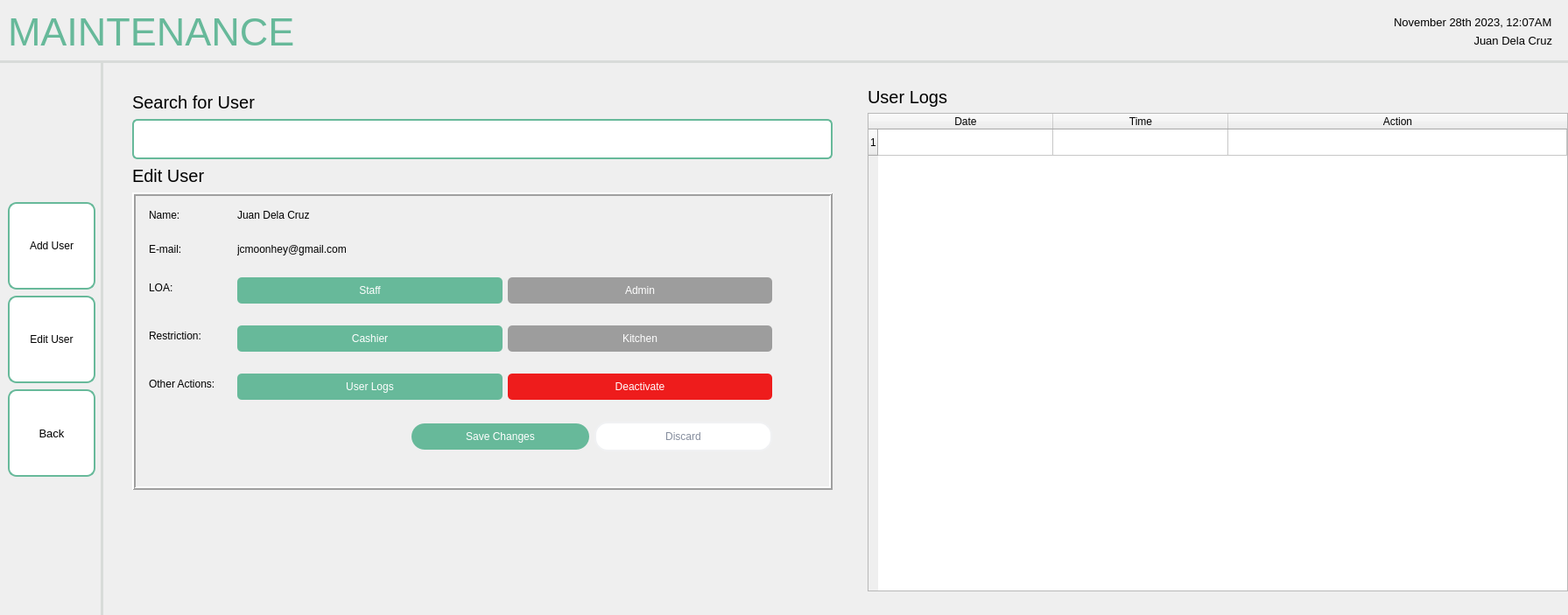
<?xml version="1.0" encoding="UTF-8"?>
<ui version="4.0">
 <class>MainWindow</class>
 <widget class="QMainWindow" name="MainWindow">
  <property name="geometry">
   <rect>
    <x>0</x>
    <y>0</y>
    <width>1791</width>
    <height>703</height>
   </rect>
  </property>
  <property name="windowTitle">
   <string>MainWindow</string>
  </property>
  <widget class="QWidget" name="centralwidget">
   <layout class="QHBoxLayout" name="horizontalLayout">
    <property name="spacing">
     <number>0</number>
    </property>
    <property name="leftMargin">
     <number>0</number>
    </property>
    <property name="topMargin">
     <number>0</number>
    </property>
    <property name="rightMargin">
     <number>0</number>
    </property>
    <property name="bottomMargin">
     <number>0</number>
    </property>
    <item>
     <widget class="QFrame" name="frame">
      <property name="sizePolicy">
       <sizepolicy hsizetype="Preferred" vsizetype="Preferred">
        <horstretch>0</horstretch>
        <verstretch>0</verstretch>
       </sizepolicy>
      </property>
      <property name="frameShape">
       <enum>QFrame::NoFrame</enum>
      </property>
      <property name="frameShadow">
       <enum>QFrame::Plain</enum>
      </property>
      <layout class="QGridLayout" name="gridLayout">
       <property name="leftMargin">
        <number>0</number>
       </property>
       <property name="topMargin">
        <number>0</number>
       </property>
       <property name="rightMargin">
        <number>0</number>
       </property>
       <property name="bottomMargin">
        <number>0</number>
       </property>
       <property name="spacing">
        <number>0</number>
       </property>
       <item row="1" column="0">
        <widget class="QWidget" name="navbar" native="true">
         <property name="sizePolicy">
          <sizepolicy hsizetype="Fixed" vsizetype="Preferred">
           <horstretch>0</horstretch>
           <verstretch>0</verstretch>
          </sizepolicy>
         </property>
         <property name="styleSheet">
          <string notr="true">QWidget {
    border-right: 3px solid #D8DBD9;
}
</string>
         </property>
         <layout class="QVBoxLayout" name="verticalLayout_2">
          <property name="spacing">
           <number>7</number>
          </property>
          <item>
           <spacer name="verticalSpacer">
            <property name="orientation">
             <enum>Qt::Vertical</enum>
            </property>
            <property name="sizeHint" stdset="0">
             <size>
              <width>20</width>
              <height>40</height>
             </size>
            </property>
           </spacer>
          </item>
          <item>
           <widget class="QPushButton" name="pushButton_10">
            <property name="minimumSize">
             <size>
              <width>100</width>
              <height>100</height>
             </size>
            </property>
            <property name="maximumSize">
             <size>
              <width>100</width>
              <height>100</height>
             </size>
            </property>
            <property name="styleSheet">
             <string notr="true">QPushButton {
    background-color: white;
    border: 2px solid #67B99A;
    color: black;
    padding: 8px 16px;
    border-radius: 10px;
}

QPushButton:hover {
    border: 2px solid #4D926D;
}

QPushButton:pressed {
	background-color: #F0F0F0;
	border: 2px solid #265C42;
}</string>
            </property>
            <property name="text">
             <string>Add User</string>
            </property>
           </widget>
          </item>
          <item>
           <widget class="QPushButton" name="pushButton_11">
            <property name="minimumSize">
             <size>
              <width>100</width>
              <height>100</height>
             </size>
            </property>
            <property name="maximumSize">
             <size>
              <width>100</width>
              <height>100</height>
             </size>
            </property>
            <property name="styleSheet">
             <string notr="true">QPushButton {
    background-color: white;
    border: 2px solid #67B99A;
    color: black;
    padding: 8px 16px;
    border-radius: 10px;
}

QPushButton:hover {
    border: 2px solid #4D926D;
}

QPushButton:pressed {
	background-color: #F0F0F0;
	border: 2px solid #265C42;
}</string>
            </property>
            <property name="text">
             <string>Edit User</string>
            </property>
           </widget>
          </item>
          <item>
           <widget class="QPushButton" name="pushButton">
            <property name="sizePolicy">
             <sizepolicy hsizetype="Fixed" vsizetype="Fixed">
              <horstretch>0</horstretch>
              <verstretch>0</verstretch>
             </sizepolicy>
            </property>
            <property name="minimumSize">
             <size>
              <width>100</width>
              <height>100</height>
             </size>
            </property>
            <property name="maximumSize">
             <size>
              <width>100</width>
              <height>100</height>
             </size>
            </property>
            <property name="font">
             <font>
              <pointsize>10</pointsize>
             </font>
            </property>
            <property name="styleSheet">
             <string notr="true">QPushButton {
    background-color: white;
    border: 2px solid #67B99A;
    color: black;
    padding: 8px 16px;
    border-radius: 10px;
}

QPushButton:hover {
    border: 2px solid #4D926D;
}

QPushButton:pressed {
	background-color: #F0F0F0;
	border: 2px solid #265C42;
}</string>
            </property>
            <property name="text">
             <string>Back</string>
            </property>
            <property name="icon">
             <iconset resource="logo1.qrc">
              <normaloff>:/newPrefix/entypo_back.png</normaloff>:/newPrefix/entypo_back.png</iconset>
            </property>
            <property name="autoRepeat">
             <bool>false</bool>
            </property>
           </widget>
          </item>
          <item>
           <spacer name="verticalSpacer_3">
            <property name="orientation">
             <enum>Qt::Vertical</enum>
            </property>
            <property name="sizeHint" stdset="0">
             <size>
              <width>20</width>
              <height>40</height>
             </size>
            </property>
           </spacer>
          </item>
         </layout>
        </widget>
       </item>
       <item row="1" column="1">
        <widget class="QWidget" name="Content" native="true">
         <layout class="QVBoxLayout" name="verticalLayout_4">
          <property name="rightMargin">
           <number>0</number>
          </property>
          <item>
           <widget class="QWidget" name="widget_2" native="true">
            <layout class="QHBoxLayout" name="horizontalLayout_7">
             <property name="rightMargin">
              <number>0</number>
             </property>
             <item>
              <widget class="QWidget" name="leftcontent" native="true">
               <property name="sizePolicy">
                <sizepolicy hsizetype="Preferred" vsizetype="Preferred">
                 <horstretch>0</horstretch>
                 <verstretch>0</verstretch>
                </sizepolicy>
               </property>
               <layout class="QVBoxLayout" name="verticalLayout_3">
                <property name="spacing">
                 <number>7</number>
                </property>
                <property name="leftMargin">
                 <number>15</number>
                </property>
                <property name="topMargin">
                 <number>15</number>
                </property>
                <property name="rightMargin">
                 <number>0</number>
                </property>
                <property name="bottomMargin">
                 <number>0</number>
                </property>
                <item>
                 <widget class="QLabel" name="label_4">
                  <property name="font">
                   <font>
                    <pointsize>15</pointsize>
                   </font>
                  </property>
                  <property name="text">
                   <string>Search for User</string>
                  </property>
                 </widget>
                </item>
                <item>
                 <widget class="QLineEdit" name="lineEdit">
                  <property name="sizePolicy">
                   <sizepolicy hsizetype="Fixed" vsizetype="Fixed">
                    <horstretch>0</horstretch>
                    <verstretch>0</verstretch>
                   </sizepolicy>
                  </property>
                  <property name="minimumSize">
                   <size>
                    <width>800</width>
                    <height>46</height>
                   </size>
                  </property>
                  <property name="maximumSize">
                   <size>
                    <width>800</width>
                    <height>46</height>
                   </size>
                  </property>
                  <property name="styleSheet">
                   <string notr="true">QLineEdit {
    padding: 5px;
    border: 2px solid #67B99A;
    border-radius: 6px;
    background-color: #FFFFFF;
    selection-background-color: darkgray;
}</string>
                  </property>
                 </widget>
                </item>
                <item>
                 <widget class="QLabel" name="edituser">
                  <property name="font">
                   <font>
                    <pointsize>15</pointsize>
                   </font>
                  </property>
                  <property name="text">
                   <string>Edit User</string>
                  </property>
                 </widget>
                </item>
                <item>
                 <widget class="QFrame" name="frame_3">
                  <property name="sizePolicy">
                   <sizepolicy hsizetype="Fixed" vsizetype="Preferred">
                    <horstretch>0</horstretch>
                    <verstretch>0</verstretch>
                   </sizepolicy>
                  </property>
                  <property name="minimumSize">
                   <size>
                    <width>800</width>
                    <height>0</height>
                   </size>
                  </property>
                  <property name="maximumSize">
                   <size>
                    <width>800</width>
                    <height>16777215</height>
                   </size>
                  </property>
                  <property name="frameShape">
                   <enum>QFrame::Box</enum>
                  </property>
                  <property name="frameShadow">
                   <enum>QFrame::Raised</enum>
                  </property>
                  <property name="lineWidth">
                   <number>2</number>
                  </property>
                  <layout class="QVBoxLayout" name="verticalLayout_6">
                   <property name="spacing">
                    <number>0</number>
                   </property>
                   <property name="leftMargin">
                    <number>15</number>
                   </property>
                   <property name="topMargin">
                    <number>15</number>
                   </property>
                   <property name="rightMargin">
                    <number>15</number>
                   </property>
                   <property name="bottomMargin">
                    <number>15</number>
                   </property>
                   <item>
                    <widget class="QWidget" name="contents" native="true">
                     <property name="styleSheet">
                      <string notr="true"/>
                     </property>
                     <layout class="QFormLayout" name="formLayout">
                      <property name="rowWrapPolicy">
                       <enum>QFormLayout::DontWrapRows</enum>
                      </property>
                      <property name="horizontalSpacing">
                       <number>25</number>
                      </property>
                      <property name="verticalSpacing">
                       <number>25</number>
                      </property>
                      <property name="leftMargin">
                       <number>0</number>
                      </property>
                      <property name="topMargin">
                       <number>0</number>
                      </property>
                      <property name="rightMargin">
                       <number>50</number>
                      </property>
                      <property name="bottomMargin">
                       <number>0</number>
                      </property>
                      <item row="1" column="0">
                       <widget class="QLabel" name="label_6">
                        <property name="text">
                         <string>Name:</string>
                        </property>
                       </widget>
                      </item>
                      <item row="1" column="1">
                       <widget class="QLabel" name="label_7">
                        <property name="text">
                         <string>Juan Dela Cruz</string>
                        </property>
                       </widget>
                      </item>
                      <item row="2" column="0">
                       <widget class="QLabel" name="label_8">
                        <property name="text">
                         <string>E-mail:</string>
                        </property>
                       </widget>
                      </item>
                      <item row="2" column="1">
                       <widget class="QLabel" name="label_9">
                        <property name="text">
                         <string>jcmoonhey@gmail.com</string>
                        </property>
                       </widget>
                      </item>
                      <item row="3" column="0">
                       <widget class="QLabel" name="label_10">
                        <property name="text">
                         <string>LOA:</string>
                        </property>
                       </widget>
                      </item>
                      <item row="3" column="1">
                       <widget class="QWidget" name="widget_4" native="true">
                        <layout class="QHBoxLayout" name="horizontalLayout_3">
                         <property name="leftMargin">
                          <number>0</number>
                         </property>
                         <property name="topMargin">
                          <number>0</number>
                         </property>
                         <property name="rightMargin">
                          <number>0</number>
                         </property>
                         <property name="bottomMargin">
                          <number>0</number>
                         </property>
                         <item>
                          <widget class="QPushButton" name="pushButton_2">
                           <property name="styleSheet">
                            <string notr="true">QPushButton {
    background-color: #67B99A;
    color: white;
    padding: 8px 16px;
    border-radius: 5px;
}
QPushButton:hover {
    background-color: #5CAE8B;
}
QPushButton:pressed {
    background-color: #4D9C7F;
}</string>
                           </property>
                           <property name="text">
                            <string>Staff</string>
                           </property>
                          </widget>
                         </item>
                         <item>
                          <widget class="QPushButton" name="pushButton_3">
                           <property name="styleSheet">
                            <string notr="true">QPushButton {
    background-color: #9D9D9D;
    color: white;
    padding: 8px 16px;
    border-radius: 5px;
}
QPushButton:hover {
    background-color: #7A7A7A;
}
QPushButton:pressed {
    background-color: #666666;
}</string>
                           </property>
                           <property name="text">
                            <string>Admin</string>
                           </property>
                          </widget>
                         </item>
                        </layout>
                       </widget>
                      </item>
                      <item row="4" column="0">
                       <widget class="QLabel" name="label_11">
                        <property name="text">
                         <string>Restriction:</string>
                        </property>
                       </widget>
                      </item>
                      <item row="4" column="1">
                       <widget class="QWidget" name="widget_5" native="true">
                        <layout class="QHBoxLayout" name="horizontalLayout_4">
                         <property name="leftMargin">
                          <number>0</number>
                         </property>
                         <property name="topMargin">
                          <number>0</number>
                         </property>
                         <property name="rightMargin">
                          <number>0</number>
                         </property>
                         <property name="bottomMargin">
                          <number>0</number>
                         </property>
                         <item>
                          <widget class="QPushButton" name="pushButton_4">
                           <property name="styleSheet">
                            <string notr="true">QPushButton {
    background-color: #67B99A;
    color: white;
    padding: 8px 16px;
    border-radius: 5px;
}
QPushButton:hover {
    background-color: #5CAE8B;
}
QPushButton:pressed {
    background-color: #4D9C7F;
}</string>
                           </property>
                           <property name="text">
                            <string>Cashier</string>
                           </property>
                          </widget>
                         </item>
                         <item>
                          <widget class="QPushButton" name="pushButton_5">
                           <property name="styleSheet">
                            <string notr="true">QPushButton {
    background-color: #9D9D9D;
    color: white;
    padding: 8px 16px;
    border-radius: 5px;
}
QPushButton:hover {
    background-color: #7A7A7A;
}
QPushButton:pressed {
    background-color: #666666;
}</string>
                           </property>
                           <property name="text">
                            <string>Kitchen</string>
                           </property>
                          </widget>
                         </item>
                        </layout>
                       </widget>
                      </item>
                      <item row="5" column="0">
                       <widget class="QLabel" name="label_12">
                        <property name="text">
                         <string>Other Actions:</string>
                        </property>
                       </widget>
                      </item>
                      <item row="5" column="1">
                       <widget class="QWidget" name="widget_6" native="true">
                        <layout class="QHBoxLayout" name="horizontalLayout_5">
                         <property name="leftMargin">
                          <number>0</number>
                         </property>
                         <property name="topMargin">
                          <number>0</number>
                         </property>
                         <property name="rightMargin">
                          <number>0</number>
                         </property>
                         <property name="bottomMargin">
                          <number>0</number>
                         </property>
                         <item>
                          <widget class="QPushButton" name="pushButton_6">
                           <property name="styleSheet">
                            <string notr="true">QPushButton {
    background-color: #67B99A;
    color: white;
    padding: 8px 16px;
    border-radius: 5px;
}
QPushButton:hover {
    background-color: #5CAE8B;
}
QPushButton:pressed {
    background-color: #4D9C7F;
}</string>
                           </property>
                           <property name="text">
                            <string>User Logs</string>
                           </property>
                          </widget>
                         </item>
                         <item>
                          <widget class="QPushButton" name="pushButton_7">
                           <property name="styleSheet">
                            <string notr="true">QPushButton {
    background-color: #EE1C1C;
    color: white;
    padding: 8px 16px;
    border-radius: 5px;
}
QPushButton:hover {
    background-color: #FF4545;
}
QPushButton:pressed {
    background-color: #CC0000;
}</string>
                           </property>
                           <property name="text">
                            <string>Deactivate</string>
                           </property>
                          </widget>
                         </item>
                        </layout>
                       </widget>
                      </item>
                     </layout>
                    </widget>
                   </item>
                   <item>
                    <widget class="QWidget" name="buttons" native="true">
                     <layout class="QHBoxLayout" name="horizontalLayout_6">
                      <property name="leftMargin">
                       <number>0</number>
                      </property>
                      <property name="topMargin">
                       <number>25</number>
                      </property>
                      <property name="rightMargin">
                       <number>50</number>
                      </property>
                      <property name="bottomMargin">
                       <number>25</number>
                      </property>
                      <item>
                       <spacer name="horizontalSpacer_5">
                        <property name="orientation">
                         <enum>Qt::Horizontal</enum>
                        </property>
                        <property name="sizeType">
                         <enum>QSizePolicy::Fixed</enum>
                        </property>
                        <property name="sizeHint" stdset="0">
                         <size>
                          <width>300</width>
                          <height>20</height>
                         </size>
                        </property>
                       </spacer>
                      </item>
                      <item>
                       <widget class="QPushButton" name="pushButton_8">
                        <property name="styleSheet">
                         <string notr="true">QPushButton {
    background-color: #67B99A;
    color: white;
    padding: 8px 16px;
    border-radius: 15px;
}
QPushButton:hover {
    background-color: #5CAE8B;
}
QPushButton:pressed {
    background-color: #4D9C7F;
}</string>
                        </property>
                        <property name="text">
                         <string>Save Changes</string>
                        </property>
                       </widget>
                      </item>
                      <item>
                       <widget class="QPushButton" name="pushButton_9">
                        <property name="styleSheet">
                         <string notr="true">QPushButton {
    background-color: white;
    color: #858D9D;
    border: 2px solid #F0F1F3;
    padding: 8px 16px;
    border-radius: 15px;
}
QPushButton:hover {
    background-color: #F0F1F3;
}
QPushButton:pressed {
    background-color: #D9D9D9;
    border-color: #BEC3C9;
}
</string>
                        </property>
                        <property name="text">
                         <string>Discard</string>
                        </property>
                       </widget>
                      </item>
                     </layout>
                    </widget>
                   </item>
                  </layout>
                 </widget>
                </item>
                <item>
                 <spacer name="verticalSpacer_2">
                  <property name="orientation">
                   <enum>Qt::Vertical</enum>
                  </property>
                  <property name="sizeHint" stdset="0">
                   <size>
                    <width>20</width>
                    <height>40</height>
                   </size>
                  </property>
                 </spacer>
                </item>
               </layout>
              </widget>
             </item>
             <item>
              <widget class="QWidget" name="rightcontent" native="true">
               <layout class="QVBoxLayout" name="verticalLayout_5">
                <property name="leftMargin">
                 <number>25</number>
                </property>
                <property name="rightMargin">
                 <number>0</number>
                </property>
                <item>
                 <widget class="QLabel" name="label_13">
                  <property name="font">
                   <font>
                    <pointsize>15</pointsize>
                   </font>
                  </property>
                  <property name="text">
                   <string>User Logs</string>
                  </property>
                 </widget>
                </item>
                <item>
                 <widget class="QTableWidget" name="tableWidget">
                  <property name="sizePolicy">
                   <sizepolicy hsizetype="Fixed" vsizetype="Expanding">
                    <horstretch>0</horstretch>
                    <verstretch>0</verstretch>
                   </sizepolicy>
                  </property>
                  <property name="minimumSize">
                   <size>
                    <width>800</width>
                    <height>0</height>
                   </size>
                  </property>
                  <property name="maximumSize">
                   <size>
                    <width>800</width>
                    <height>16777215</height>
                   </size>
                  </property>
                  <attribute name="horizontalHeaderDefaultSectionSize">
                   <number>200</number>
                  </attribute>
                  <attribute name="horizontalHeaderStretchLastSection">
                   <bool>true</bool>
                  </attribute>
                  <row/>
                  <column>
                   <property name="text">
                    <string>Date</string>
                   </property>
                  </column>
                  <column>
                   <property name="text">
                    <string>Time</string>
                   </property>
                  </column>
                  <column>
                   <property name="text">
                    <string>Action</string>
                   </property>
                  </column>
                  <item row="0" column="0">
                   <property name="text">
                    <string/>
                   </property>
                  </item>
                 </widget>
                </item>
               </layout>
              </widget>
             </item>
            </layout>
           </widget>
          </item>
         </layout>
        </widget>
       </item>
       <item row="0" column="0" colspan="2">
        <widget class="QWidget" name="header" native="true">
         <property name="styleSheet">
          <string notr="true">QWidget {
    border-bottom: 3px solid #D8DBD9; 
}
</string>
         </property>
         <layout class="QHBoxLayout" name="horizontalLayout_2">
          <item>
           <widget class="QLabel" name="label">
            <property name="font">
             <font>
              <pointsize>-1</pointsize>
             </font>
            </property>
            <property name="layoutDirection">
             <enum>Qt::LeftToRight</enum>
            </property>
            <property name="styleSheet">
             <string notr="true">QLabel {
    color: #67B99A;
    font-size: 45px;
}</string>
            </property>
            <property name="text">
             <string>MAINTENANCE</string>
            </property>
            <property name="scaledContents">
             <bool>false</bool>
            </property>
           </widget>
          </item>
          <item>
           <spacer name="horizontalSpacer">
            <property name="orientation">
             <enum>Qt::Horizontal</enum>
            </property>
            <property name="sizeHint" stdset="0">
             <size>
              <width>40</width>
              <height>20</height>
             </size>
            </property>
           </spacer>
          </item>
          <item>
           <widget class="QFrame" name="frame_2">
            <layout class="QVBoxLayout" name="verticalLayout">
             <item>
              <widget class="QLabel" name="label_2">
               <property name="font">
                <font>
                 <pointsize>10</pointsize>
                </font>
               </property>
               <property name="styleSheet">
                <string notr="true">QLabel {
    color: black;
}</string>
               </property>
               <property name="text">
                <string>November 28th 2023, 12:07AM</string>
               </property>
              </widget>
             </item>
             <item>
              <widget class="QLabel" name="label_3">
               <property name="font">
                <font>
                 <pointsize>10</pointsize>
                </font>
               </property>
               <property name="styleSheet">
                <string notr="true">QLabel {
    color: black;
}</string>
               </property>
               <property name="text">
                <string>Juan Dela Cruz</string>
               </property>
               <property name="alignment">
                <set>Qt::AlignRight|Qt::AlignTrailing|Qt::AlignVCenter</set>
               </property>
              </widget>
             </item>
            </layout>
           </widget>
          </item>
         </layout>
        </widget>
       </item>
      </layout>
     </widget>
    </item>
   </layout>
  </widget>
 </widget>
 <resources>
  <include location="logo1.qrc"/>
 </resources>
 <connections/>
</ui>
